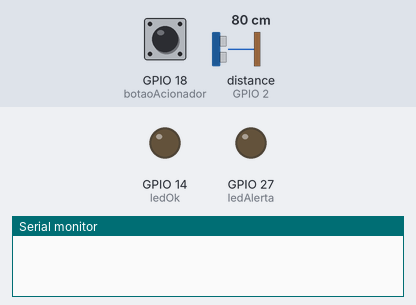
The sketch below on a simulated ESP32. On the bench: output pins drawn as LEDs (lit = HIGH), the last lines printed to the serial monitor. Dashed ring = blinking. The test bench sets the inputs (shaded band); at power-on: GPIO 18 (botaoAcionador) HIGH, distance to the obstacle (sensor on GPIO 2) 80 cm. The echo pulse lasts 58.3 µs per cm; pins used as bus, display or sensor lines are not drawn.

Above: at 1.2 s.
1.3 s: GPIO 18 (botaoAcionador) pulled LOW for 1 s
At 1.75 s:
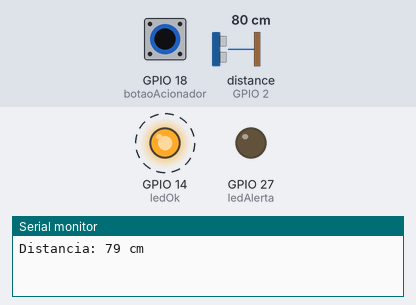
4.0 s: GPIO 18 (botaoAcionador) pulled LOW for 0.15 s
At 5.4 s:
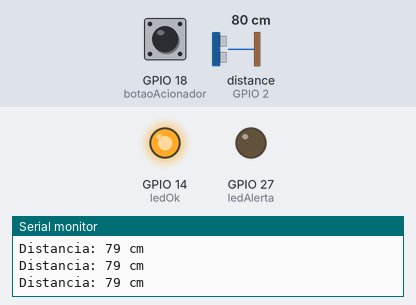
5.8 s: distance to the obstacle (sensor on GPIO 2) set to 56 cm
7.3 s: distance to the obstacle (sensor on GPIO 2) set to 47 cm
At 7.45 s:
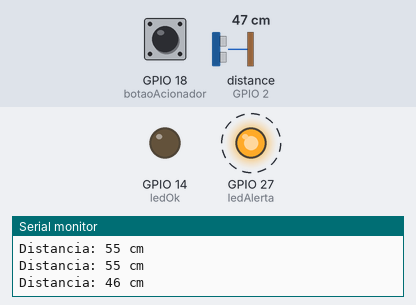
Timing chart, 0 to 11.3 s (numbered marks = the images above; inputs shaded):
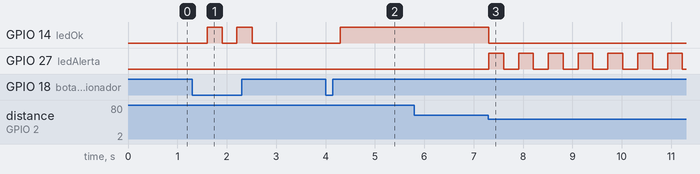

The sketch:

sketch1.ino
```cpp
#define ledOk 14
#define ledAlerta 27
#define botaoAcionador 18
#define pinTrig 15
#define pinEcho 2

bool ativo = false;
bool alarme = false;

void setup() {
  Serial.begin(115200);
  pinMode(pinTrig, OUTPUT);
  pinMode(pinEcho, INPUT);
  pinMode(ledOk, OUTPUT);
  pinMode(ledAlerta, OUTPUT);
  pinMode(botaoAcionador, INPUT_PULLUP);
}

void loop() {
  if (digitalRead(botaoAcionador) == LOW) {
    ativo = !ativo;
    if (!ativo) {
      alarme = false;
    }
    delay(300);
  }

  if (ativo) {
    digitalWrite(ledOk, HIGH);

    // mede distância
    digitalWrite(pinTrig, LOW);
    delayMicroseconds(2);
    digitalWrite(pinTrig, HIGH);
    delayMicroseconds(10);
    digitalWrite(pinTrig, LOW);

    long tempo = pulseIn(pinEcho, HIGH);
    int distancia = tempo * 0.034 / 2;

    Serial.print("Distancia: ");
    Serial.print(distancia);
    Serial.println(" cm");

    if (distancia < 50) {
      alarme = true;
    }

    if (alarme) {
      digitalWrite(ledOk, LOW);
      digitalWrite(ledAlerta, HIGH);
      delay(300);
      digitalWrite(ledAlerta, LOW);
      delay(300);
    } else {
      digitalWrite(ledAlerta, LOW);
    }

  } else {
    digitalWrite(ledOk, LOW);
    digitalWrite(ledAlerta, LOW);
  }
}
```

Measured:
- the behaviour switches between 51 and 50 cm on distance to the obstacle (sensor on GPIO 2) (found by bisection; images 2 and 3)
- after the input at 1.3 s, GPIO 14 (ledOk): alternates HIGH for 0.31 s and LOW for 0.30 s, 4 changes in all, then stays LOW, starting after 0.30 s
- after the input at 4.0 s, GPIO 14 (ledOk): LOW → HIGH after 0.30 s
- after the input at 7.3 s, GPIO 14 (ledOk): HIGH → LOW at once; GPIO 27 (ledAlerta): alternates HIGH for 0.30 s and LOW for 0.30 s, starting at once
